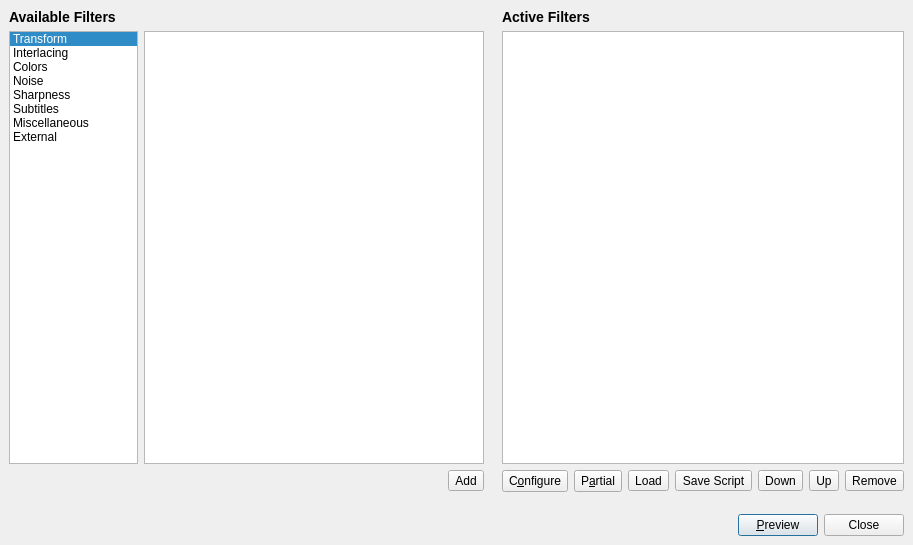
<ui version="4.0" >
 <class>mainFilterDialog</class>
 <widget class="QDialog" name="mainFilterDialog" >
  <property name="geometry" >
   <rect>
    <x>0</x>
    <y>0</y>
    <width>913</width>
    <height>545</height>
   </rect>
  </property>
  <property name="minimumSize" >
   <size>
    <width>0</width>
    <height>0</height>
   </size>
  </property>
  <property name="windowTitle" >
   <string>Video Filter Manager</string>
  </property>
  <layout class="QVBoxLayout" >
   <property name="margin" >
    <number>9</number>
   </property>
   <property name="spacing" >
    <number>6</number>
   </property>
   <item>
    <layout class="QGridLayout" >
     <property name="margin" >
      <number>0</number>
     </property>
     <property name="spacing" >
      <number>6</number>
     </property>
     <item rowspan="4" row="1" column="2" colspan="2" >
      <widget class="QListWidget" name="listWidgetAvailable" >
       <property name="sizePolicy" >
        <sizepolicy>
         <hsizetype>7</hsizetype>
         <vsizetype>7</vsizetype>
         <horstretch>0</horstretch>
         <verstretch>0</verstretch>
        </sizepolicy>
       </property>
       <property name="minimumSize" >
        <size>
         <width>340</width>
         <height>0</height>
        </size>
       </property>
       <property name="spacing" >
        <number>2</number>
       </property>
      </widget>
     </item>
     <item row="1" column="4" >
      <spacer>
       <property name="orientation" >
        <enum>Qt::Horizontal</enum>
       </property>
       <property name="sizeType" >
        <enum>QSizePolicy::Fixed</enum>
       </property>
       <property name="sizeHint" >
        <size>
         <width>12</width>
         <height>20</height>
        </size>
       </property>
      </spacer>
     </item>
     <item row="0" column="5" >
      <widget class="QLabel" name="label_2" >
       <property name="sizePolicy" >
        <sizepolicy>
         <hsizetype>5</hsizetype>
         <vsizetype>4</vsizetype>
         <horstretch>0</horstretch>
         <verstretch>0</verstretch>
        </sizepolicy>
       </property>
       <property name="text" >
        <string>&lt;big>&lt;b>Active Filters&lt;/b>&lt;/big></string>
       </property>
      </widget>
     </item>
     <item rowspan="4" row="1" column="5" colspan="11" >
      <widget class="QListWidget" name="listWidgetActive" >
       <property name="sizePolicy" >
        <sizepolicy>
         <hsizetype>7</hsizetype>
         <vsizetype>7</vsizetype>
         <horstretch>0</horstretch>
         <verstretch>0</verstretch>
        </sizepolicy>
       </property>
       <property name="minimumSize" >
        <size>
         <width>340</width>
         <height>0</height>
        </size>
       </property>
       <property name="spacing" >
        <number>2</number>
       </property>
      </widget>
     </item>
     <item row="5" column="5" colspan="11" >
      <layout class="QHBoxLayout" >
       <property name="margin" >
        <number>0</number>
       </property>
       <property name="spacing" >
        <number>6</number>
       </property>
       <item>
        <spacer>
         <property name="orientation" >
          <enum>Qt::Horizontal</enum>
         </property>
         <property name="sizeHint" >
          <size>
           <width>0</width>
           <height>22</height>
          </size>
         </property>
        </spacer>
       </item>
       <item>
        <widget class="QToolButton" name="toolButtonConfigure" >
         <property name="sizePolicy" >
          <sizepolicy>
           <hsizetype>0</hsizetype>
           <vsizetype>5</vsizetype>
           <horstretch>0</horstretch>
           <verstretch>0</verstretch>
          </sizepolicy>
         </property>
         <property name="text" >
          <string>C&amp;onfigure</string>
         </property>
        </widget>
       </item>
       <item>
        <widget class="QToolButton" name="toolButtonPartial" >
         <property name="sizePolicy" >
          <sizepolicy>
           <hsizetype>0</hsizetype>
           <vsizetype>5</vsizetype>
           <horstretch>0</horstretch>
           <verstretch>0</verstretch>
          </sizepolicy>
         </property>
         <property name="text" >
          <string>P&amp;artial</string>
         </property>
        </widget>
       </item>
       <item>
        <widget class="QToolButton" name="toolButtonLoad" >
         <property name="toolTip" >
          <string>Open Script</string>
         </property>
         <property name="text" >
          <string>Load</string>
         </property>
         <property name="icon" >
          <iconset resource="filter.qrc" >:/new/prefix1/icons/fileopen.png</iconset>
         </property>
        </widget>
       </item>
       <item>
        <widget class="QToolButton" name="toolButtonSaveScript" >
         <property name="toolTip" >
          <string>Save Script As</string>
         </property>
         <property name="text" >
          <string>Save Script</string>
         </property>
         <property name="icon" >
          <iconset resource="filter.qrc" >:/new/prefix1/icons/filesaveas.png</iconset>
         </property>
        </widget>
       </item>
       <item>
        <widget class="QToolButton" name="toolButtonDown" >
         <property name="toolTip" >
          <string>Move Filter Down</string>
         </property>
         <property name="text" >
          <string>Down</string>
         </property>
         <property name="icon" >
          <iconset resource="filter.qrc" >:/new/prefix1/icons/down.png</iconset>
         </property>
        </widget>
       </item>
       <item>
        <widget class="QToolButton" name="toolButtonUp" >
         <property name="toolTip" >
          <string>Move Filter Up</string>
         </property>
         <property name="text" >
          <string>Up</string>
         </property>
         <property name="icon" >
          <iconset resource="filter.qrc" >:/new/prefix1/icons/up.png</iconset>
         </property>
        </widget>
       </item>
       <item>
        <widget class="QToolButton" name="pushButtonRemove" >
         <property name="toolTip" >
          <string>Remove Filter</string>
         </property>
         <property name="text" >
          <string>Remove</string>
         </property>
         <property name="icon" >
          <iconset resource="filter.qrc" >:/new/prefix1/icons/remove.png</iconset>
         </property>
        </widget>
       </item>
      </layout>
     </item>
     <item row="5" column="2" colspan="2" >
      <layout class="QHBoxLayout" >
       <property name="margin" >
        <number>0</number>
       </property>
       <property name="spacing" >
        <number>6</number>
       </property>
       <item>
        <spacer>
         <property name="orientation" >
          <enum>Qt::Horizontal</enum>
         </property>
         <property name="sizeHint" >
          <size>
           <width>0</width>
           <height>22</height>
          </size>
         </property>
        </spacer>
       </item>
       <item>
        <widget class="QToolButton" name="toolButtonAdd" >
         <property name="toolTip" >
          <string>Add Filter</string>
         </property>
         <property name="text" >
          <string>Add</string>
         </property>
         <property name="icon" >
          <iconset resource="filter.qrc" >:/new/prefix1/icons/add.png</iconset>
         </property>
         <property name="toolButtonStyle" >
          <enum>Qt::ToolButtonIconOnly</enum>
         </property>
        </widget>
       </item>
      </layout>
     </item>
     <item rowspan="4" row="1" column="0" colspan="2" >
      <widget class="QListWidget" name="listFilterCategory" >
       <property name="sizePolicy" >
        <sizepolicy>
         <hsizetype>0</hsizetype>
         <vsizetype>7</vsizetype>
         <horstretch>0</horstretch>
         <verstretch>0</verstretch>
        </sizepolicy>
       </property>
       <property name="minimumSize" >
        <size>
         <width>100</width>
         <height>340</height>
        </size>
       </property>
       <property name="selectionBehavior" >
        <enum>QAbstractItemView::SelectRows</enum>
       </property>
       <property name="iconSize" >
        <size>
         <width>24</width>
         <height>24</height>
        </size>
       </property>
       <property name="resizeMode" >
        <enum>QListView::Adjust</enum>
       </property>
       <property name="spacing" >
        <number>3</number>
       </property>
       <property name="currentRow" >
        <number>0</number>
       </property>
       <item>
        <property name="text" >
         <string>Transform</string>
        </property>
        <property name="icon" >
         <iconset resource="filter.qrc" >:/new/prefix1/icons/1.png</iconset>
        </property>
       </item>
       <item>
        <property name="text" >
         <string>Interlacing</string>
        </property>
        <property name="icon" >
         <iconset resource="filter.qrc" >:/new/prefix1/icons/2.png</iconset>
        </property>
       </item>
       <item>
        <property name="text" >
         <string>Colors</string>
        </property>
        <property name="icon" >
         <iconset resource="filter.qrc" >:/new/prefix1/icons/4.png</iconset>
        </property>
       </item>
       <item>
        <property name="text" >
         <string>Noise</string>
        </property>
        <property name="icon" >
         <iconset resource="filter.qrc" >:/new/prefix1/icons/5.png</iconset>
        </property>
       </item>
       <item>
        <property name="text" >
         <string>Sharpness</string>
        </property>
        <property name="icon" >
         <iconset resource="filter.qrc" >:/new/prefix1/icons/3.png</iconset>
        </property>
       </item>
       <item>
        <property name="text" >
         <string>Subtitles</string>
        </property>
        <property name="icon" >
         <iconset resource="filter.qrc" >:/new/prefix1/icons/7.png</iconset>
        </property>
       </item>
       <item>
        <property name="text" >
         <string>Miscellaneous</string>
        </property>
        <property name="icon" >
         <iconset resource="filter.qrc" >:/new/prefix1/icons/6.png</iconset>
        </property>
       </item>
       <item>
        <property name="text" >
         <string>External</string>
        </property>
        <property name="icon" >
         <iconset resource="filter.qrc" >:/new/prefix1/icons/exec.png</iconset>
        </property>
       </item>
      </widget>
     </item>
     <item row="0" column="0" colspan="2" >
      <widget class="QLabel" name="label_3" >
       <property name="text" >
        <string>&lt;big>&lt;b>Available Filters&lt;/b>&lt;/big></string>
       </property>
       <property name="textFormat" >
        <enum>Qt::RichText</enum>
       </property>
      </widget>
     </item>
    </layout>
   </item>
   <item>
    <spacer>
     <property name="orientation" >
      <enum>Qt::Vertical</enum>
     </property>
     <property name="sizeType" >
      <enum>QSizePolicy::Fixed</enum>
     </property>
     <property name="sizeHint" >
      <size>
       <width>707</width>
       <height>16</height>
      </size>
     </property>
    </spacer>
   </item>
   <item>
    <layout class="QHBoxLayout" >
     <property name="margin" >
      <number>0</number>
     </property>
     <property name="spacing" >
      <number>6</number>
     </property>
     <item>
      <spacer>
       <property name="orientation" >
        <enum>Qt::Horizontal</enum>
       </property>
       <property name="sizeHint" >
        <size>
         <width>40</width>
         <height>20</height>
        </size>
       </property>
      </spacer>
     </item>
     <item>
      <widget class="QPushButton" name="pushButtonPreview" >
       <property name="text" >
        <string>&amp;Preview</string>
       </property>
       <property name="icon" >
        <iconset/>
       </property>
      </widget>
     </item>
     <item>
      <widget class="QDialogButtonBox" name="buttonBox" >
       <property name="sizePolicy" >
        <sizepolicy>
         <hsizetype>0</hsizetype>
         <vsizetype>0</vsizetype>
         <horstretch>0</horstretch>
         <verstretch>0</verstretch>
        </sizepolicy>
       </property>
       <property name="orientation" >
        <enum>Qt::Horizontal</enum>
       </property>
       <property name="standardButtons" >
        <set>QDialogButtonBox::Close</set>
       </property>
      </widget>
     </item>
    </layout>
   </item>
  </layout>
 </widget>
 <tabstops>
  <tabstop>listFilterCategory</tabstop>
  <tabstop>listWidgetAvailable</tabstop>
  <tabstop>listWidgetActive</tabstop>
  <tabstop>toolButtonAdd</tabstop>
  <tabstop>toolButtonConfigure</tabstop>
  <tabstop>toolButtonPartial</tabstop>
  <tabstop>toolButtonLoad</tabstop>
  <tabstop>toolButtonSaveScript</tabstop>
  <tabstop>toolButtonDown</tabstop>
  <tabstop>toolButtonUp</tabstop>
  <tabstop>pushButtonRemove</tabstop>
  <tabstop>pushButtonPreview</tabstop>
 </tabstops>
 <resources>
  <include location="filter.qrc" />
 </resources>
 <connections>
  <connection>
   <sender>buttonBox</sender>
   <signal>rejected()</signal>
   <receiver>mainFilterDialog</receiver>
   <slot>close()</slot>
   <hints>
    <hint type="sourcelabel" >
     <x>872</x>
     <y>550</y>
    </hint>
    <hint type="destinationlabel" >
     <x>464</x>
     <y>300</y>
    </hint>
   </hints>
  </connection>
 </connections>
</ui>
